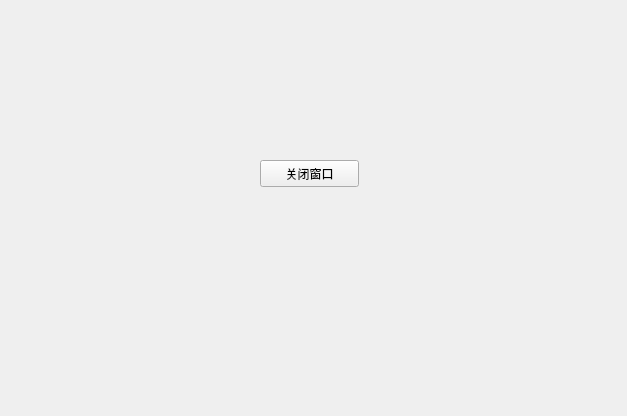
<?xml version="1.0" encoding="UTF-8"?>
<ui version="4.0">
 <class>Form</class>
 <widget class="QWidget" name="Form">
  <property name="geometry">
   <rect>
    <x>0</x>
    <y>0</y>
    <width>627</width>
    <height>416</height>
   </rect>
  </property>
  <property name="windowTitle">
   <string>Form</string>
  </property>
  <widget class="QPushButton" name="closeWinBtn">
   <property name="geometry">
    <rect>
     <x>260</x>
     <y>160</y>
     <width>99</width>
     <height>27</height>
    </rect>
   </property>
   <property name="text">
    <string>关闭窗口</string>
   </property>
  </widget>
 </widget>
 <resources/>
 <connections>
  <connection>
   <sender>closeWinBtn</sender>
   <signal>clicked()</signal>
   <receiver>Form</receiver>
   <slot>close()</slot>
   <hints>
    <hint type="sourcelabel">
     <x>276</x>
     <y>178</y>
    </hint>
    <hint type="destinationlabel">
     <x>300</x>
     <y>285</y>
    </hint>
   </hints>
  </connection>
 </connections>
</ui>
